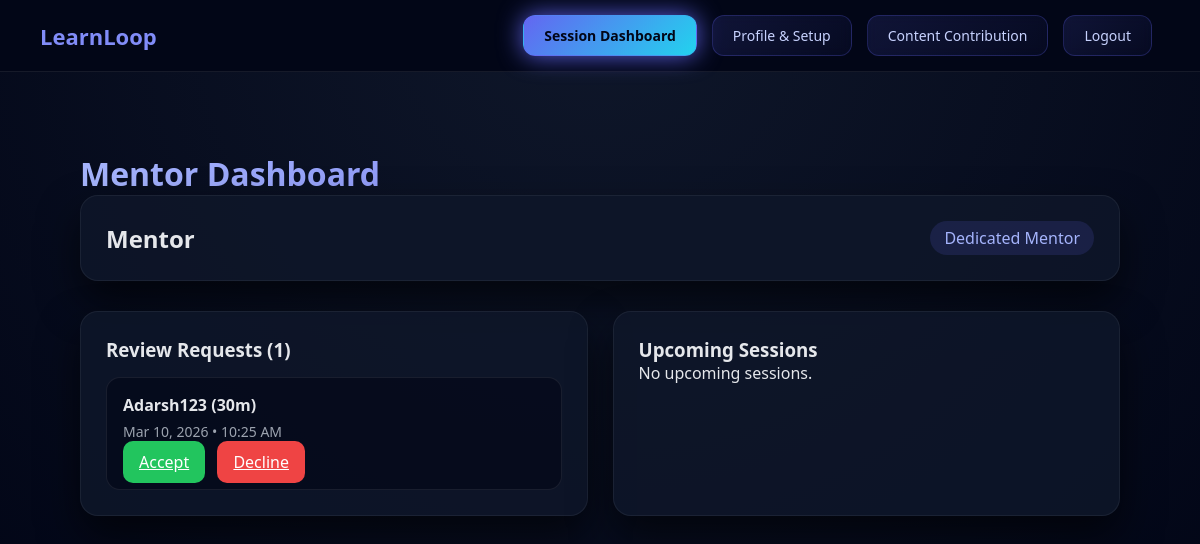
Screenshot of /mentor/dashboard/ (signed in) with the database file from the repository.
### accounts/models.py (models this page shows, shortened)
class CustomUser(AbstractUser):
    ROLE_CHOICES = (
        ('user', 'User'),
        ('mentor', 'Mentor'),
        ('Admin', 'Admin'),
    )
    role = models.CharField(
        max_length=10,
        choices=ROLE_CHOICES,
        default='user'
    )
    phone_regex = RegexValidator(
    regex=r'^[9876]\d{9}$',
    message="Phone number must be a 10-digit number and start with 9, 8, 7, or 6."
    )
    phone_number = models.CharField(
        max_length=10,
        blank=True,
        null=True,
        validators=[phone_regex],
        unique=True,
        help_text='Enter 10 digit phone number'
    )
    previous_experience = models.BooleanField(blank=True, null=True)
    is_approved=models.BooleanField(default=False)
    GENDER_CHOICES = [
        ('male', 'Male'),
        ('female', 'Female'),
        ('other', 'Other'),
        ('prefer_not_to_say', 'Prefer not to say'),
    ]
    gender = models.CharField(
        max_length=20,
        choices=GENDER_CHOICES,
        blank=False,
        null=False
    )
    profile_photo = models.ImageField(upload_to='mentor_photos/', blank=False, null=True)
    profession = models.CharField(max_length=100, blank=False, null=True)
    experience_years = models.PositiveIntegerField(
        null=True,
        blank=False
    )
    expertise = models.CharField(
        blank=False,
        null=True,
        max_length=100,
    )
    bio = models.CharField(
        blank=False,
        null=True,
    )
    linkedin = models.URLField(blank=True, null=True)
    portfolio = models.URLField(blank=True, null=True)
    available_days = models.JSONField(default=list)  # ["mon", "wed", "fri"]
    available_from = models.TimeField(default="09:00")
    available_to = models.TimeField(default="17:00")
    session_duration = models.CharField(
        max_length=10,
        choices=[
            ('30', '30 Minutes'),
            ('60', '60 Minutes'),
        ],null=True, blank=False
    )
    intro_video = models.FileField(upload_to="mentor_videos/", blank=True, null=True)
    created_at = models.DateTimeField(
        auto_now_add=True,
        null=True
    )

### mentor/models.py (models this page shows, shortened)
class MentorshipSession(models.Model):
    STATUS_CHOICES = [
        ('pending', 'Pending'),
        ('accepted', 'Accepted'),
        ('declined', 'Declined'),
        ('completed', 'Completed'),
        ('cancelled', 'Cancelled'),
    ]
    DURATION_CHOICES = [
        (30, '30 minutes'),
        (60, '60 minutes'),
    ]
    mentor = models.ForeignKey(
        CustomUser,
        on_delete=models.CASCADE,
        related_name='mentor_sessions',
        limit_choices_to={'role': 'mentor'}
    )
    student = models.ForeignKey(
        CustomUser,
        on_delete=models.CASCADE,
        related_name='student_sessions'
    )
    scheduled_date = models.DateField()
    scheduled_time = models.TimeField()
    duration = models.IntegerField(choices=DURATION_CHOICES, default=30)
    token_fee = models.IntegerField(default=0)
    status = models.CharField(max_length=20, choices=STATUS_CHOICES, default='pending')
    topic = models.CharField(max_length=200, blank=True, null=True)
    notes = models.TextField(blank=True, null=True)  # ✅ Changed from 'note' to 'notes'
    meeting_link = models.URLField(blank=True, null=True)
    created_at = models.DateTimeField(auto_now_add=True)
    updated_at = models.DateTimeField(auto_now=True)
    completed_at = models.DateTimeField(blank=True, null=True)
    class Meta:
        verbose_name = "Mentorship Session"
        verbose_name_plural = "Mentorship Sessions"
        ordering = ['-scheduled_date', '-scheduled_time']

### mentor/views.py (the view)
# urls.py: path('dashboard/', views.mentor_dashboard, name='mentor_dashboard'),
@never_cache
@login_required
def mentor_dashboard(request):
    if request.user.role != 'mentor':
        messages.error(request, "⛔ This page is only accessible to mentors.")
        return redirect('home')
    if not request.user.is_approved:
        messages.error(request, "⏳ You must be approved by admin to access the mentor dashboard.")
        return redirect('home')
    pending_sessions = MentorshipSession.objects.filter(
        mentor=request.user,
        status='pending'
    ).select_related('student').order_by('scheduled_date', 'scheduled_time')[:10]
    today = timezone.now().date()
    upcoming_sessions = MentorshipSession.objects.filter(
        mentor=request.user,
        status='accepted',
        scheduled_date__gte=today
    ).select_related('student').order_by('scheduled_date', 'scheduled_time')[:10]
    old_appointments = Appointment.objects.filter(
        mentor=request.user
    ).select_related('user').order_by('-created_at')[:5]
    total_pending = pending_sessions.count()
    completed_sessions_count = MentorshipSession.objects.filter(
        mentor=request.user,
        status='completed'
    ).count()
    context = {
        'pending_sessions': pending_sessions,
        'upcoming_sessions': upcoming_sessions,
        'old_appointments': old_appointments,
        'total_pending': total_pending,
        'completed_sessions_count': completed_sessions_count,
    }
    return render(request, 'dashboard/mentor_dashboard.html', context)

### accounts/templates/dashboard/mentor_dashboard.html (shortened to what this page needs)
{% extends 'dashboard/mentorbase.html' %}
 {% block content %}
<main class="main-content">
<div class="content-wrapper">
<h1>Mentor Dashboard</h1>
<div id="dashboard" class="content-view">
<div class="card" style="display:flex;justify-content:space-between;align-items:center;">
    <h2>{{ user.username }}</h2>
    <span class="badge">Dedicated Mentor</span>
</div>
<div class="grid">
<div class="card">
    <h3>Review Requests ({{ pending_sessions.count }})</h3>
    {% for session in pending_sessions %}
    <div class="session-item">
        <div class="session-title">{{ session.student.username }} ({{ session.duration }}m)</div>
        <div class="session-details">
            {{ session.scheduled_date|date:"M d, Y" }} • {{ session.scheduled_time|time:"h:i A" }}
        </div>
        <div style="margin-top:10px;">
            <a href="{% url 'accept_session' session.id %}" class="btn btn-success">Accept</a>
            <a href="{% url 'decline_session' session.id %}" class="btn btn-danger">Decline</a>
        </div>
    </div>
    {% empty %}
    <p>No pending requests.</p>
    {% endfor %}
</div>
<div class="card">
    <h3>Upcoming Sessions</h3>
    {% for session in upcoming_sessions %}
    <div class="session-item">
        <div class="session-title">{{ session.student.username }} – {{ session.duration }} min</div>
        <div class="session-details">
            {{ session.scheduled_date|date:"M d, Y" }} • {{ session.scheduled_time|time:"h:i A" }}
        </div>
        <div style="margin-top:10px;">
            {% if session.meeting_link %}
            <a href="{{ session.meeting_link }}" target="_blank" class="btn btn-primary">Launch</a>
            {% endif %}
            <a href="{% url 'complete_session' session.id %}" class="btn btn-warning">Complete</a>
        </div>
    </div>
    {% empty %}
    <p>No upcoming sessions.</p>
    {% endfor %}
</div>
</div>
</div>
</div>
</main>
{% endblock %}

### rows the page displays
CustomUser: username "Mentor"
MentorshipSession: student.username "Adarsh123", duration "30", scheduled_date "Mar 10, 2026", scheduled_time "10:25 AM"

### other values shown
{{ pending_sessions.count }} "1"
